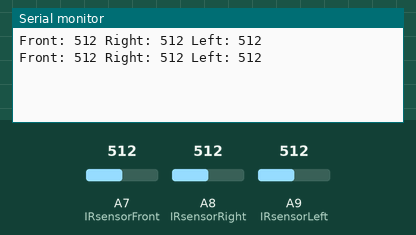
Simulated run of this sketch. Board: Arduino Mega 2560, built with avr-gcc and run on an emulated ATmega2560. On the bench: the last lines printed to the serial monitor. Inputs (shaded band) come from the test bench; at power-on: A7 (IRsensorFront) = 512, A8 (IRsensorRight) = 512, A9 (IRsensorLeft) = 512.

Above: at 1.8 s.
1.9 s: A7 (IRsensorFront) set to 716
At 2.8 s:
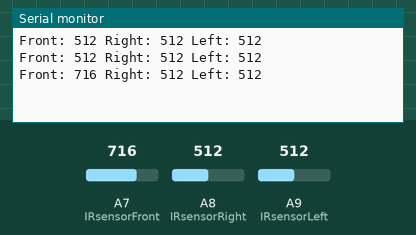
3.4 s: A8 (IRsensorRight) set to 716
At 4.7 s:
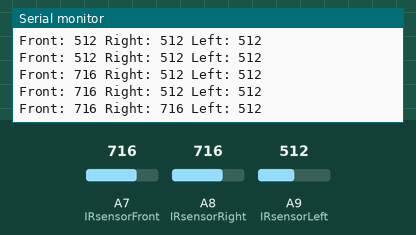
4.9 s: A9 (IRsensorLeft) set to 716
At 5.8 s:
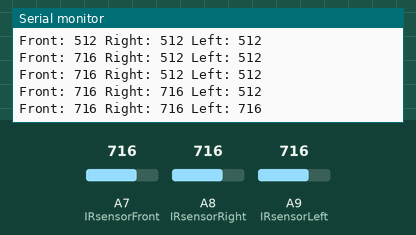
6.4 s: A7 (IRsensorFront) set to 900
At 7.4 s:
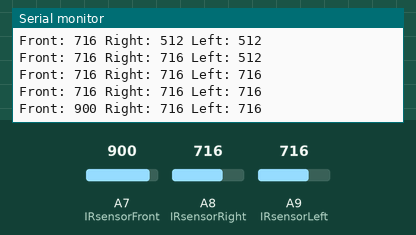
7.9 s: A8 (IRsensorRight) set to 900
At 8.8 s:
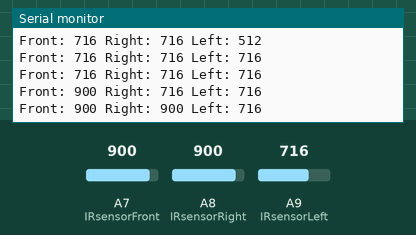
9.4 s: A9 (IRsensorLeft) set to 900
At 10.8 s:
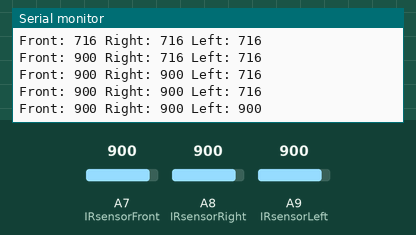
Timing chart, 0 to 11.9 s (numbered marks = the images above; inputs shaded):
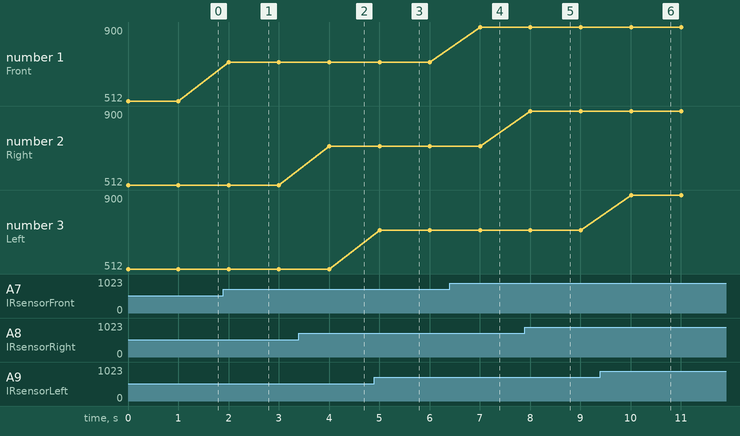

The sketch:

RobotKit_4WD_3IR_Testing_Reading.ino
```cpp
/*
RobotKit_4WD_3IR_Testing_Reading - Read data from 3 IR sensors):
- Front: GP2Y0A02YK0F (20-150 cm)
- Right and Left: GP2Y0A21YK (10-80 cm)
- Tested with Arduino Mega 2560
www: http://www.mobilerobots.pl

 Connections:
 IR Analog Sensors -> Arduino Mega 2560
 VIN - 5V
 GND - GND
 VOUT - A7, A8, A9
 */
#include <math.h>
//#define NUMBER_OF_REPEATED_MEASURES 4

// IR Sensors
int IRsensorFront = A7;
int IRsensorRight = A8;
int IRsensorLeft = A9;
int distanceIRsensorFront;
int distanceIRsensorRight;
int distanceIRsensorLeft;

void setup(){
  Serial.begin(9600);
  // IR SENSORS
  pinMode(IRsensorFront, INPUT);  // declare Front IR Sensor as input
  pinMode(IRsensorRight, INPUT);  // declare Right IR Sensor as input
  pinMode(IRsensorLeft, INPUT);  // declare Left IR Sensor as input
}// void setup()

void loop(){
  readIRsensors(); //getAverageDistance();
  delay(1000);
}// void loop()

/*
int getAverageDistance(){
  int averageDistance;
  int currentMeasurement;
  int sumOfDistances = 0;
  //unsigned int numberOfValidMeasurements = 0;
  for(int i=0; i<NUMBER_OF_REPEATED_MEASURES-1; i++){
       currentMeasurement = readIRsensor();
       sumOfDistances = sumOfDistances+currentMeasurement;
       delay(35);
  }// for
  averageDistance = (int)(sumOfDistances/NUMBER_OF_REPEATED_MEASURES);
  return averageDistance;
}
*/

void readIRsensors(){
  distanceIRsensorFront = analogRead(IRsensorFront);
  distanceIRsensorRight = analogRead(IRsensorRight);
  distanceIRsensorLeft = analogRead(IRsensorLeft);
  Serial.println("Front: "+String(distanceIRsensorFront)+" Right: "+String(distanceIRsensorRight)+" Left: "+String(distanceIRsensorLeft));
}// void readIRsensors()
```

Measured:
- after the input at 1.9 s, the serial monitor: prints a new line after 0.10 s (image 1)
- after the input at 3.4 s, the serial monitor: prints a new line after 0.60 s (image 2)
- after the input at 4.9 s, the serial monitor: prints a new line after 0.11 s (image 3)
- after the input at 6.4 s, the serial monitor: prints a new line after 0.61 s (image 4)
- after the input at 7.9 s, the serial monitor: prints a new line after 0.11 s (image 5)
- after the input at 9.4 s, the serial monitor: prints a new line after 0.61 s (image 6)
- plotted number 1: 512 → 716 after the input at 1.9 s, 716 → 900 after the input at 6.4 s
